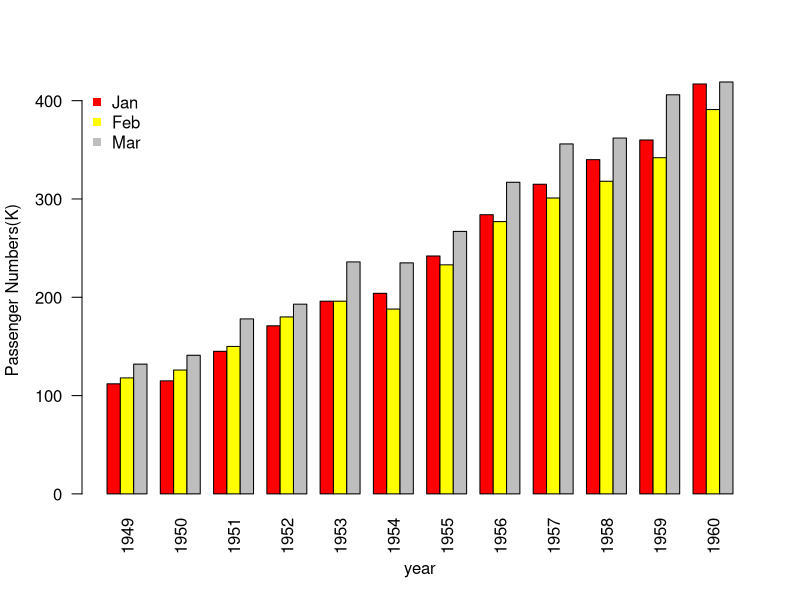

The R source for this figure:
data <- matrix(AirPassengers, nrow=12, ncol=12,byrow=T)
colnames(data) <- c("Jan","Feb","Mar","Apr","May","Jun","Jul","Aug","Sep","Oct","Nov","Dec")
rownames(data) <-c("1949","1950","1951","1952","1953","1954","1955","1956","1957","1958","1959","1960")
data[,c(1,2,3)]
wqn <-data[,c(1,2,3)]
t(wqn)
qn <- t(wqn)
barplot(height=qn,beside=TRUE,xlab="year",ylab="Passenger Numbers(K)",col = c("red","yellow","grey"),las="2")
legend("topleft",c("Jan","Feb","Mar"),col = c("red","yellow","grey"),bty="n",pch=15)

  
